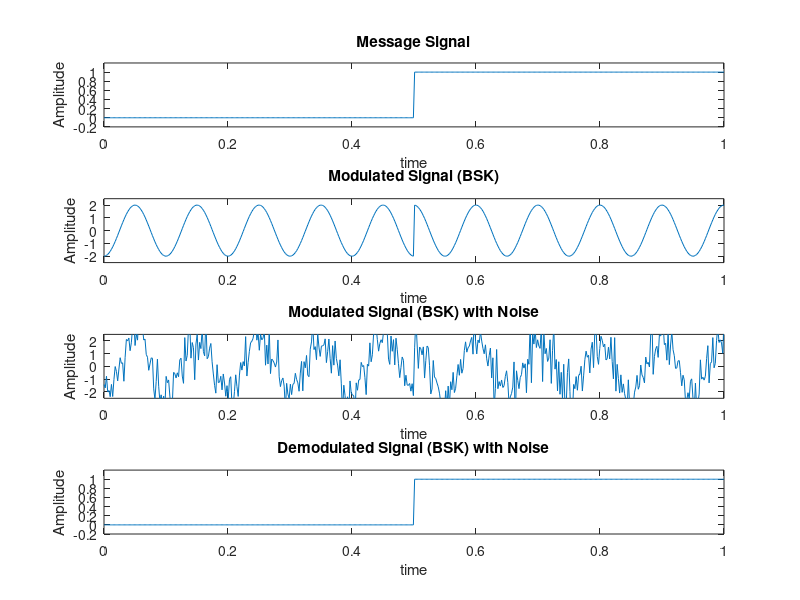

Write the MATLAB code that produced this figure.
clear all;
close all;
clc;

Tb = 0.5;
N=500;
Bits = 2;

t = linspace(0, Bits*Tb, N);

last_bit = 1;
for b=1:1:Bits
    len = N / Bits;
    offset = ((b - 1) * len) + 1;
    last_bit = ~last_bit;
    for i=offset:1:min((len+offset), N)
        message(i) = last_bit;
    end
end

subplot(4,1,1);
plot(t, message);
ylim([-0.2, 1.2]);
xlim([0, 1]);
title("Message Signal");
xlabel("time");
ylabel("Amplitude");

%% Generating BSK signal
E = 1;
M = 2;
fc = 10;
phi = sqrt(2)*cos(2*pi*fc*t);
s1 = sqrt(2*E)*phi;
s2 = -sqrt(2*E)*phi;
% noise
N0 = (10^(3/10) * E);
sigma = sqrt(N0/2);

noise_matrix = randn(length(t), 1) * sigma;

modulated_signal = linspace(0, 1, N);
for i=1:1:length(modulated_signal)
    time = t(i);
    value = 0;
    if message(i) == 1
        value = s1(i);
    else
        value = s2(i);
    end
    modulated_signal(i) = value;
end
subplot(4,1,2);
plot(t, modulated_signal);
ylim([-2.5, 2.5]);
xlim([0, 1]);
title("Modulated Signal (BSK)");
xlabel("time");
ylabel("Amplitude");

modulated_signal_with_noise = modulated_signal + transpose(noise_matrix);

subplot(4,1,3);
plot(t, modulated_signal_with_noise);
ylim([-2.5, 2.5]);
xlim([0, 1]);
title("Modulated Signal (BSK) with Noise");
xlabel("time");
ylabel("Amplitude");

%% Demodulation

demodulated_signal = modulated_signal - modulated_signal;
bit_sum = 0;
time_counter = 0;
time_step = (Bits*Tb)/N;
demodulated_bits = [];
for i=1:1:length(demodulated_signal)
    time = t(i);
    time_counter = time_counter + time_step;
    r_mul_phi = modulated_signal_with_noise(i) * phi(i);

    bit_sum = bit_sum + r_mul_phi;
    %plot(time, bit_sum, '.');
    %hold on;
    if time_counter >= (Tb - 0.001)  
        if(bit_sum > 1)
            bit_value = 1;
        else
            bit_value = 0;
        end
        demodulated_bits(length(demodulated_bits) + 1) = bit_value;
        bit_sum = 0;
        time_counter = 0;
    end
end

bit_index = 1;
for i=1:1:length(demodulated_signal)
    time = t(i);
    time_counter = time_counter + time_step;
    demodulated_signal(i) = demodulated_bits(min(bit_index, length(demodulated_bits)));
    if time_counter >= (Tb)
        bit_index = bit_index + 1;
        time_counter = 0;
    end
end

subplot(4,1,4);
plot(t, demodulated_signal);
ylim([-0.2, 1.2]);
xlim([0, 1]);
title("Demodulated Signal (BSK) with Noise");
xlabel("time");
ylabel("Amplitude");
